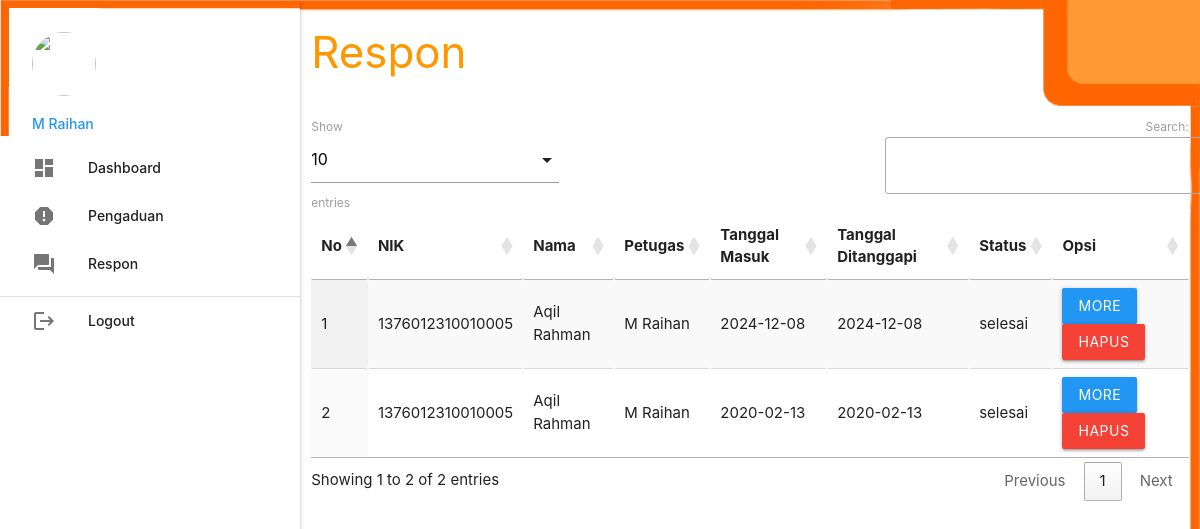
The page /petugas/index.php?p=respon (signed in) on the database its author committed.
### tables this page shows
CREATE TABLE `pengaduan` (
  `id_pengaduan` int(5) NOT NULL,
  `tgl_pengaduan` varchar(20) NOT NULL,
  `nik` varchar(16) NOT NULL,
  `isi_laporan` text NOT NULL,
  `foto` varchar(255) NOT NULL,
  `status` enum('proses','selesai') NOT NULL
);

CREATE TABLE `masyarakat` (
  `nik` varchar(16) NOT NULL,
  `nama` varchar(35) NOT NULL,
  `username` varchar(25) NOT NULL,
  `password` varchar(255) NOT NULL,
  `telp` varchar(13) NOT NULL
);

CREATE TABLE `petugas` (
  `id_petugas` int(5) NOT NULL,
  `nama_petugas` varchar(30) NOT NULL,
  `username` varchar(30) NOT NULL,
  `password` varchar(255) NOT NULL,
  `telp_petugas` varchar(13) NOT NULL,
  `level` enum('admin','petugas') NOT NULL
);

CREATE TABLE `tanggapan` (
  `id_tanggapan` int(5) NOT NULL,
  `id_pengaduan` int(5) NOT NULL,
  `tgl_tanggapan` varchar(20) NOT NULL,
  `tanggapan` text NOT NULL,
  `id_petugas` int(5) NOT NULL
);

### petugas/respon.php (the view, shortened to what this page needs)
       <div class="row">
         <div class="col s12 m9">
           <h3 class="orange-text">Respon</h3>
         </div>
       </div>
       <table id="example" class="display responsive-table" style="width:100%">
         <thead>
             <tr>
			<th>No</th>
			<th>NIK</th>
			<th>Nama</th>
			<th>Petugas</th>
			<th>Tanggal Masuk</th>
			<th>Tanggal Ditanggapi</th>
			<th>Status</th>
			<th>Opsi</th>
             </tr>
         </thead>
         <tbody>
<?php
	$no=1;
	$query = mysqli_query($koneksi,"SELECT * FROM pengaduan INNER JOIN masyarakat ON pengaduan.nik=masyarakat.nik INNER JOIN tanggapan ON pengaduan.id_pengaduan=tanggapan.id_pengaduan INNER JOIN petugas ON tanggapan.id_petugas=petugas.id_petugas WHERE tanggapan.id_petugas='".$_SESSION['data']['id_petugas']."' ORDER BY tanggapan.id_pengaduan DESC");
	while ($r=mysqli_fetch_assoc($query)) { ?>
	<tr>
		<td><?php echo $no++; ?></td>
		<td><?php echo $r['nik']; ?></td>
		<td><?php echo $r['nama']; ?></td>
		<td><?php echo $r['nama_petugas']; ?></td>
		<td><?php echo $r['tgl_pengaduan']; ?></td>
		<td><?php echo $r['tgl_tanggapan']; ?></td>
		<td><?php echo $r['status']; ?></td>
		<td><a class="btn blue modal-trigger" href="#more?id_tanggapan=<?php echo $r['id_tanggapan'] ?>">More</a> <a class="btn red" onclick="return confirm('Anda Yakin Ingin Menghapus Y/N')" href="index.php?p=tanggapan_hapus&id_tanggapan=<?php echo $r['id_tanggapan'] ?>">Hapus</a></td>
	</tr>
           <?php  }
            ?>
         </tbody>
       </table>

### rows shown on the page
pengaduan: masyarakat.nik "1376012310010005", masyarakat.nama "Aqil Rahman", petugas.nama_petugas "M Raihan", tgl_pengaduan "2024-12-08", tanggapan.tgl_tanggapan "2024-12-08", status "selesai"
pengaduan: masyarakat.nik "1376012310010005", masyarakat.nama "Aqil Rahman", petugas.nama_petugas "M Raihan", tgl_pengaduan "2020-02-13", tanggapan.tgl_tanggapan "2020-02-13", status "selesai"

### other values the page prints
$_SESSION['data']['nama_petugas'] "M Raihan"
